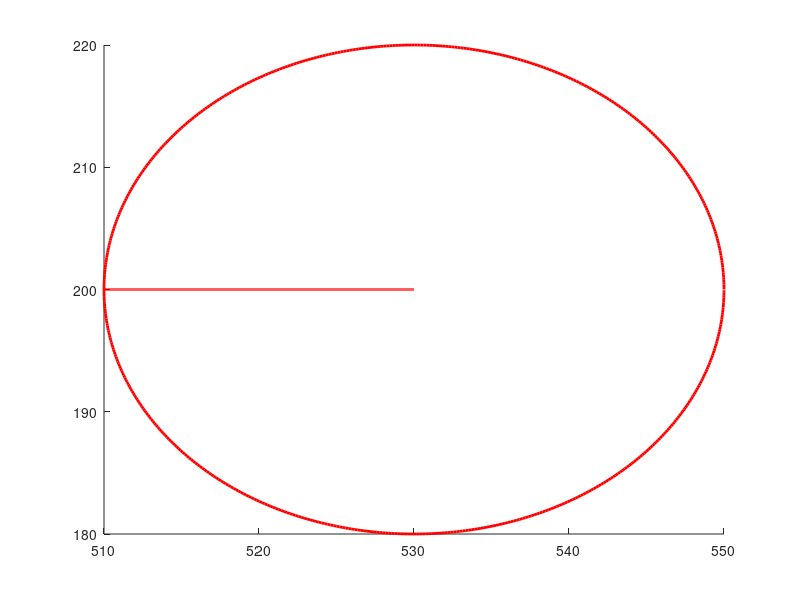

The MATLAB source for this figure:

function test()
clear;clc;
hold on

circleplot(530,200,20,pi)

function circleplot(xc, yc, r, theta) 
t = 0 : .01 : 2*pi; 
x = r * cos(t) + xc; 
y = r * sin(t) + yc; 
plot(x, y,'r','LineWidth',2)
t2 = 0 : .01 : r; 
x = t2 * cos(theta) + xc; 
y = t2 * sin(theta) + yc; 
plot(x, y,'r','LineWidth',2)
end

end